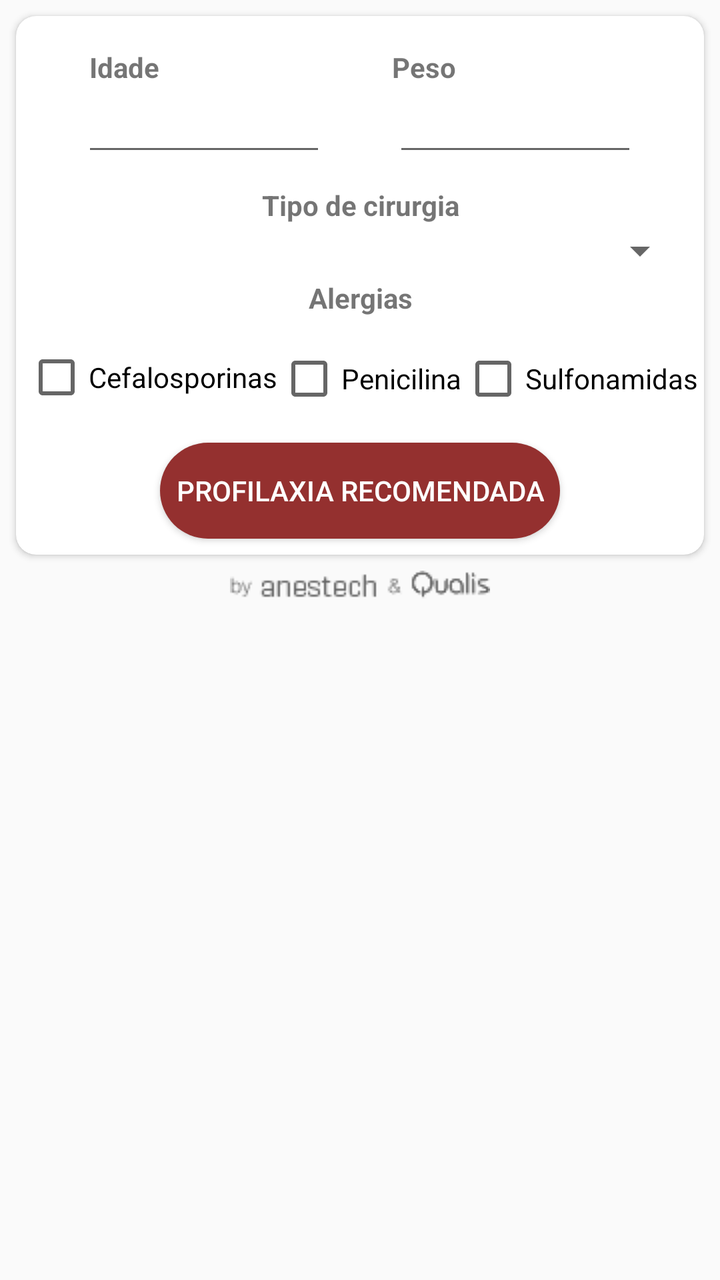
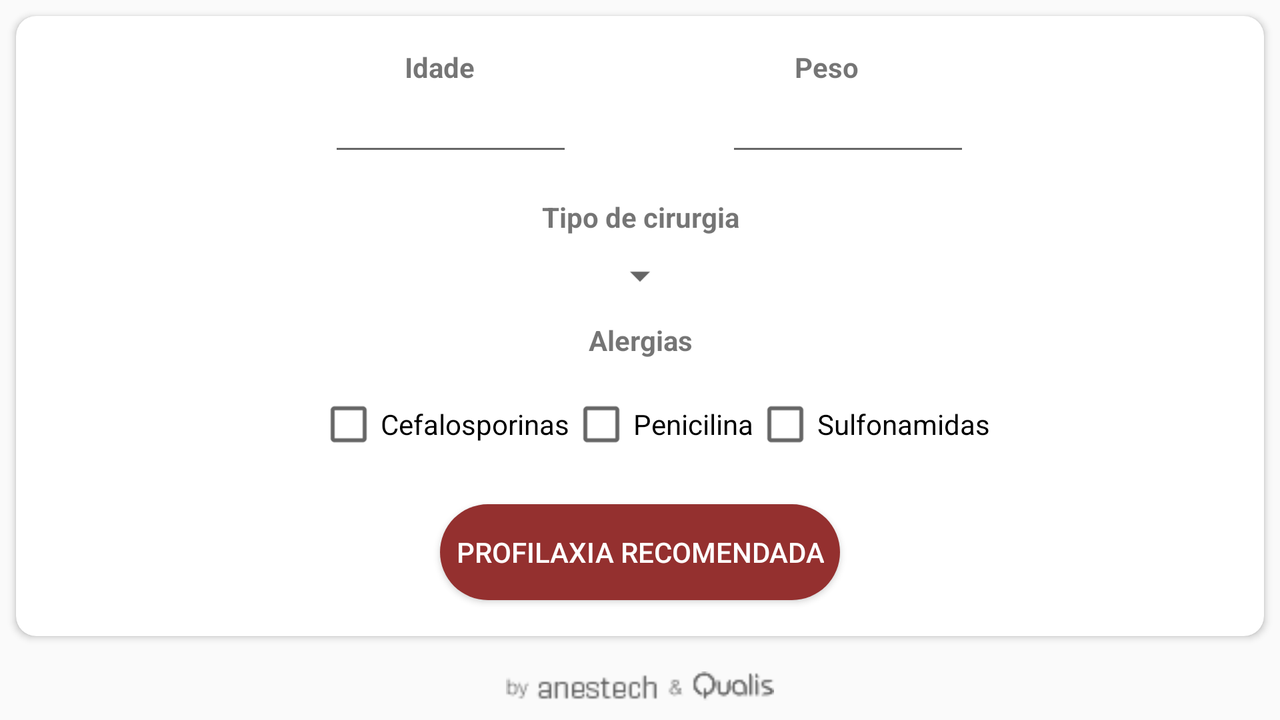

One screen, two layout resources from the same app: the default and the repository's alternative for another configuration. Each is rendered where Android would select it; the XML of both is given below.
<!-- AndroidManifest.xml: application theme AppTheme -->
<!-- res/layout/fragment_lancamento.xml -->
<?xml version="1.0" encoding="utf-8"?>
<LinearLayout xmlns:app="http://schemas.android.com/apk/res-auto"
    xmlns:tools="http://schemas.android.com/tools"
    xmlns:android="http://schemas.android.com/apk/res/android"
    android:layout_height="match_parent"
    android:layout_width="match_parent"
    android:orientation="vertical"
    >
<android.support.v7.widget.CardView
    android:id="@+id/antibiotico_result_fragment"
    android:background="@color/cardview_light_background"
    tools:context="br.com.anestech.axatb_droid.fragments.AntibioticoResultFragment"
    android:layout_width="match_parent"
    android:layout_height="wrap_content"
    android:layout_margin="8dp"
    app:cardCornerRadius="10dp">

    <android.support.constraint.ConstraintLayout
        android:layout_width="match_parent"
        android:layout_height="match_parent"
        app:layout_behavior="@string/appbar_scrolling_view_behavior">

        <TextView
            android:id="@+id/txt_idade_paciente"
            android:layout_width="wrap_content"
            android:layout_height="wrap_content"
            android:layout_marginBottom="8dp"
            android:layout_marginEnd="8dp"
            android:layout_marginStart="4dp"
            android:text="@string/age"
            android:textStyle="bold"
            app:layout_constraintBottom_toBottomOf="parent"
            app:layout_constraintEnd_toEndOf="parent"
            app:layout_constraintHorizontal_bias="0.11"
            app:layout_constraintStart_toStartOf="parent"
            app:layout_constraintTop_toTopOf="parent"
            app:layout_constraintVertical_bias="0.066" />

        <TextView
            android:id="@+id/txt_peso_paciente"
            android:layout_width="wrap_content"
            android:layout_height="wrap_content"
            android:layout_marginEnd="8dp"
            android:layout_marginStart="10dp"
            android:layout_marginTop="8dp"
            android:text="@string/weight"
            android:textStyle="bold"
            app:layout_constraintBottom_toBottomOf="@+id/txt_idade_paciente"
            app:layout_constraintEnd_toEndOf="parent"
            app:layout_constraintHorizontal_bias="0.479"
            app:layout_constraintStart_toEndOf="@+id/txt_idade_paciente"
            app:layout_constraintTop_toTopOf="@+id/txt_idade_paciente"
            app:layout_constraintVertical_bias="1.0"
            android:layout_marginLeft="10dp"
            android:layout_marginRight="8dp" />

        <EditText
            android:id="@+id/edt_idade_paciente"
            android:layout_width="122dp"
            android:layout_height="40dp"
            android:layout_marginBottom="8dp"
            android:layout_marginEnd="8dp"
            android:layout_marginStart="8dp"
            android:ems="10"
            android:inputType="numberSigned"
            app:layout_constraintBottom_toBottomOf="parent"
            app:layout_constraintEnd_toEndOf="parent"
            app:layout_constraintHorizontal_bias="0.121"
            app:layout_constraintStart_toStartOf="parent"
            app:layout_constraintTop_toBottomOf="@+id/txt_idade_paciente"
            app:layout_constraintVertical_bias="0.0" />

        <EditText
            android:id="@+id/edt_peso_paciente"
            android:layout_width="122dp"
            android:layout_height="40dp"
            android:layout_marginBottom="8dp"
            android:layout_marginEnd="8dp"
            android:layout_marginStart="8dp"
            android:layout_weight="0.5"
            android:inputType="numberDecimal"
            app:layout_constraintBottom_toBottomOf="parent"
            app:layout_constraintEnd_toEndOf="parent"
            app:layout_constraintStart_toEndOf="@+id/edt_idade_paciente"
            app:layout_constraintTop_toBottomOf="@+id/txt_idade_paciente"
            app:layout_constraintVertical_bias="0.0" />


        <TextView
            android:id="@+id/txt_tipo_cirurgia"
            android:layout_width="wrap_content"
            android:layout_height="wrap_content"
            android:layout_marginBottom="8dp"
            android:layout_marginEnd="8dp"
            android:layout_marginStart="8dp"
            android:layout_marginTop="10dp"
            android:layout_weight="0.5"
            android:gravity="center"
            android:text="@string/type_surgery"
            android:textStyle="bold"
            app:layout_constraintBottom_toBottomOf="parent"
            app:layout_constraintEnd_toEndOf="parent"
            app:layout_constraintStart_toStartOf="parent"
            app:layout_constraintTop_toBottomOf="@+id/edt_idade_paciente"
            app:layout_constraintVertical_bias="0.0" />

        <Spinner
            android:id="@+id/spinner_type_surgery"
            android:layout_width="0dp"
            android:layout_height="wrap_content"
            android:layout_marginBottom="8dp"
            android:layout_marginEnd="8dp"
            android:layout_marginStart="8dp"
            app:layout_constraintBottom_toBottomOf="parent"
            app:layout_constraintEnd_toEndOf="parent"
            app:layout_constraintStart_toStartOf="parent"
            app:layout_constraintTop_toBottomOf="@+id/txt_tipo_cirurgia"
            app:layout_constraintVertical_bias="0.00999999" />

        <TextView
            android:id="@+id/txt_alergias"
            android:layout_width="wrap_content"
            android:layout_height="wrap_content"
            android:layout_marginBottom="8dp"
            android:layout_marginEnd="8dp"
            android:layout_marginStart="8dp"
            android:gravity="center"
            android:text="@string/allergies"
            android:textStyle="bold"
            app:layout_constraintBottom_toBottomOf="parent"
            app:layout_constraintEnd_toEndOf="parent"
            app:layout_constraintStart_toStartOf="parent"
            app:layout_constraintTop_toBottomOf="@+id/spinner_type_surgery"
            app:layout_constraintVertical_bias="0.019" />


        <CheckBox
            android:id="@+id/ckb_allergy_cefalosporinas"
            android:layout_width="wrap_content"
            android:layout_height="wrap_content"
            android:layout_marginBottom="8dp"
            android:layout_marginEnd="8dp"
            android:layout_marginTop="8dp"
            android:layout_weight="1"
            android:paddingLeft="0dp"
            android:paddingStart="0dp"
            android:text="@string/allergy_cephalosporins"
            app:layout_constraintBottom_toBottomOf="parent"
            app:layout_constraintEnd_toEndOf="parent"
            app:layout_constraintHorizontal_bias="0.02"
            app:layout_constraintStart_toStartOf="parent"
            app:layout_constraintTop_toBottomOf="@+id/txt_alergias"
            app:layout_constraintVertical_bias="0.088" />

        <CheckBox
            android:id="@+id/ckb_allergy_penicillin"
            android:layout_width="wrap_content"
            android:layout_height="wrap_content"
            android:layout_marginBottom="8dp"
            android:layout_marginEnd="8dp"
            android:layout_marginTop="8dp"
            android:layout_weight="1"
            android:text="Penicilina"
            app:layout_constraintBottom_toBottomOf="parent"
            app:layout_constraintEnd_toEndOf="parent"
            app:layout_constraintHorizontal_bias="0.0"
            app:layout_constraintStart_toEndOf="@+id/ckb_allergy_cefalosporinas"
            app:layout_constraintTop_toBottomOf="@+id/txt_alergias"
            app:layout_constraintVertical_bias="0.096"
            android:layout_marginRight="8dp" />

        <CheckBox
            android:id="@+id/ckb_allergy_sulfonamides"
            android:layout_width="wrap_content"
            android:layout_height="wrap_content"
            android:layout_marginBottom="8dp"
            android:layout_marginEnd="8dp"
            android:layout_weight="1"
            android:text="Sulfonamidas"
            app:layout_constraintBottom_toBottomOf="parent"
            app:layout_constraintEnd_toEndOf="parent"
            app:layout_constraintHorizontal_bias="0.0"
            app:layout_constraintStart_toEndOf="@+id/ckb_allergy_penicillin"
            app:layout_constraintTop_toTopOf="@+id/ckb_allergy_penicillin"
            app:layout_constraintVertical_bias="0.0"
            android:layout_marginRight="8dp" />

        <Button
            android:id="@+id/btn_profilaxia_recomendada"
            android:layout_width="wrap_content"
            android:layout_height="wrap_content"
            android:layout_gravity="center_horizontal"
            android:layout_marginBottom="8dp"
            android:layout_marginEnd="8dp"
            android:layout_marginStart="8dp"
            android:layout_marginTop="16dp"
            android:background="@drawable/botao_customizado"
            android:padding="8dp"
            android:text="Profilaxia Recomendada"
            android:textColor="@color/white"
            app:layout_constraintBottom_toBottomOf="parent"
            app:layout_constraintEnd_toEndOf="parent"
            app:layout_constraintStart_toStartOf="parent"
            app:layout_constraintTop_toBottomOf="@+id/ckb_allergy_penicillin"
            app:layout_constraintVertical_bias="1.0" />

    </android.support.constraint.ConstraintLayout>

</android.support.v7.widget.CardView>

    <android.support.constraint.ConstraintLayout
        android:layout_width="match_parent"
        android:layout_height="match_parent"
        app:layout_behavior="@string/appbar_scrolling_view_behavior">

        <ImageView
            android:id="@+id/imageView4"
            android:layout_width="wrap_content"
            android:layout_height="wrap_content"
            android:layout_marginBottom="8dp"
            android:layout_marginEnd="8dp"
            android:layout_marginStart="8dp"
            android:src="@drawable/home_by_anestech"
            app:layout_constraintBottom_toBottomOf="parent"
            app:layout_constraintEnd_toEndOf="parent"
            app:layout_constraintStart_toStartOf="parent"
            app:layout_constraintTop_toTopOf="parent"
            app:layout_constraintVertical_bias="0.0" />
    </android.support.constraint.ConstraintLayout>
</LinearLayout>
<!-- resources referenced by this layout -->
<resources>
  <color name="white">#fff</color>
  <!-- drawable botao_customizado (drawable) -->
  <?xml version="1.0" encoding="utf-8"?>
  <shape xmlns:android="http://schemas.android.com/apk/res/android"
      android:shape="rectangle"
      >
  
      <corners
          android:radius="30dp"
          />
  
      <solid
          android:color="@color/primary"
          />
  
      <stroke
          android:width="0dp"
          android:color="@android:color/background_dark"
          />
  </shape>
  <!-- drawable home_by_anestech: png bitmap (drawable, 2000 bytes) -->
  <string name="age">Idade</string>
  <string name="allergies">Alergias</string>
  <string name="allergy_cephalosporins">Cefalosporinas</string>
  <string name="type_surgery">Tipo de cirurgia</string>
  <string name="weight"> Peso</string>
  <style name="AppTheme" parent="BaseAppTheme" />
  <color name="primary">#94302f</color>
  <style name="BaseAppTheme" parent="Theme.AppCompat.Light.NoActionBar">
          
          <item name="colorPrimary">@color/primary</item>
          
          <item name="colorPrimaryDark">@color/primary_dark</item>
          
          <item name="colorAccent">@color/accent</item>
          
          <item name="colorControlHighlight">@color/control_highlight</item>
      </style>
  <color name="primary_dark">#760707</color>
  <color name="accent">#760707</color>25
  <color name="control_highlight">#B3E5FC</color>
</resources>
<!-- res/layout-land/fragment_lancamento.xml (the repository's variant of the layout above) -->
<!-- drawn on the phone turned sideways -->
<?xml version="1.0" encoding="utf-8"?>
<ScrollView xmlns:app="http://schemas.android.com/apk/res-auto"
    xmlns:tools="http://schemas.android.com/tools"
    xmlns:android="http://schemas.android.com/apk/res/android"
    android:layout_width="match_parent"
    android:layout_height="match_parent" >

    <LinearLayout
        android:layout_height="match_parent"
        android:layout_width="match_parent"
        android:orientation="vertical"
        >

<android.support.v7.widget.CardView xmlns:app="http://schemas.android.com/apk/res-auto"
    xmlns:tools="http://schemas.android.com/tools"
    xmlns:android="http://schemas.android.com/apk/res/android"
    android:id="@+id/antibiotico_result_fragment"
    android:background="@color/cardview_light_background"
    tools:context="br.com.anestech.axatb_droid.fragments.AntibioticoResultFragment"
    android:layout_width="match_parent"
    android:layout_height="wrap_content"
    android:layout_margin="8dp"
    app:cardCornerRadius="10dp">
    <android.support.constraint.ConstraintLayout
        android:layout_width="match_parent"
        android:layout_height="match_parent"
        app:layout_behavior="@string/appbar_scrolling_view_behavior">

        <TextView
            android:id="@+id/txt_idade_paciente"
            android:layout_width="wrap_content"
            android:layout_height="wrap_content"
            android:layout_marginBottom="8dp"
            android:layout_marginEnd="8dp"
            android:layout_marginStart="4dp"
            android:layout_marginTop="8dp"
            android:text="@string/age"
            android:textStyle="bold"
            app:layout_constraintBottom_toBottomOf="parent"
            app:layout_constraintEnd_toEndOf="parent"
            app:layout_constraintHorizontal_bias="0.33"
            app:layout_constraintStart_toStartOf="parent"
            app:layout_constraintTop_toTopOf="parent"
            app:layout_constraintVertical_bias="0.029" />

        <TextView
            android:id="@+id/txt_peso_paciente"
            android:layout_width="wrap_content"
            android:layout_height="wrap_content"
            android:layout_marginEnd="8dp"
            android:layout_marginStart="10dp"
            android:layout_marginTop="8dp"
            android:text="@string/weight"
            android:textStyle="bold"
            app:layout_constraintBottom_toBottomOf="@+id/txt_idade_paciente"
            app:layout_constraintEnd_toEndOf="parent"
            app:layout_constraintHorizontal_bias="0.435"
            app:layout_constraintStart_toEndOf="@+id/txt_idade_paciente"
            app:layout_constraintTop_toTopOf="@+id/txt_idade_paciente"
            app:layout_constraintVertical_bias="1.0"
            android:layout_marginLeft="10dp"
            android:layout_marginRight="8dp" />

        <EditText
            android:id="@+id/edt_idade_paciente"
            android:layout_width="122dp"
            android:layout_height="40dp"
            android:layout_marginBottom="8dp"
            android:layout_marginEnd="8dp"
            android:layout_marginStart="8dp"
            android:ems="10"
            android:inputType="numberSigned"
            app:layout_constraintBottom_toBottomOf="parent"
            app:layout_constraintEnd_toEndOf="parent"
            app:layout_constraintHorizontal_bias="0.305"
            app:layout_constraintStart_toStartOf="parent"
            app:layout_constraintTop_toBottomOf="@+id/txt_idade_paciente"
            app:layout_constraintVertical_bias="0.0" />

        <EditText
            android:id="@+id/edt_peso_paciente"
            android:layout_width="122dp"
            android:layout_height="40dp"
            android:layout_marginBottom="8dp"
            android:layout_marginEnd="8dp"
            android:layout_marginStart="8dp"
            android:layout_weight="0.5"
            android:inputType="numberDecimal"
            app:layout_constraintBottom_toBottomOf="parent"
            app:layout_constraintEnd_toEndOf="parent"
            app:layout_constraintHorizontal_bias="0.331"
            app:layout_constraintStart_toEndOf="@+id/edt_idade_paciente"
            app:layout_constraintTop_toBottomOf="@+id/txt_idade_paciente"
            app:layout_constraintVertical_bias="0.0" />


        <TextView
            android:id="@+id/txt_tipo_cirurgia"
            android:layout_width="wrap_content"
            android:layout_height="wrap_content"
            android:layout_marginBottom="12dp"
            android:layout_marginEnd="8dp"
            android:layout_marginStart="8dp"
            android:layout_marginTop="16dp"
            android:layout_weight="0.5"
            android:gravity="center"
            android:text="@string/type_surgery"
            android:textStyle="bold"
            app:layout_constraintBottom_toBottomOf="parent"
            app:layout_constraintEnd_toEndOf="parent"
            app:layout_constraintStart_toStartOf="parent"
            app:layout_constraintTop_toBottomOf="@+id/edt_idade_paciente"
            app:layout_constraintVertical_bias="0.0" />

        <Spinner
            android:id="@+id/spinner_type_surgery"
            android:layout_width="wrap_content"
            android:layout_height="wrap_content"
            android:layout_marginBottom="8dp"
            android:layout_marginEnd="8dp"
            android:layout_marginStart="8dp"
            android:layout_marginTop="8dp"
            app:layout_constraintBottom_toBottomOf="parent"
            app:layout_constraintEnd_toEndOf="parent"
            app:layout_constraintStart_toStartOf="parent"
            app:layout_constraintTop_toBottomOf="@+id/txt_tipo_cirurgia"
            app:layout_constraintVertical_bias="0.0" />

        <TextView
            android:id="@+id/txt_alergias"
            android:layout_width="wrap_content"
            android:layout_height="wrap_content"
            android:layout_marginBottom="8dp"
            android:layout_marginEnd="8dp"
            android:layout_marginStart="8dp"
            android:layout_marginTop="8dp"
            android:gravity="center"
            android:text="@string/allergies"
            android:textStyle="bold"
            app:layout_constraintBottom_toBottomOf="parent"
            app:layout_constraintEnd_toEndOf="parent"
            app:layout_constraintStart_toStartOf="parent"
            app:layout_constraintTop_toBottomOf="@+id/spinner_type_surgery"
            app:layout_constraintVertical_bias="0.019" />

        <CheckBox
            android:id="@+id/ckb_allergy_cefalosporinas"
            android:layout_width="wrap_content"
            android:layout_height="wrap_content"
            android:layout_marginBottom="8dp"
            android:layout_marginEnd="8dp"
            android:layout_marginStart="2dp"
            android:layout_marginTop="8dp"
            android:layout_weight="1"
            android:paddingLeft="0dp"
            android:paddingStart="0dp"
            android:text="@string/allergy_cephalosporins"
            app:layout_constraintBottom_toBottomOf="parent"
            app:layout_constraintEnd_toEndOf="parent"
            app:layout_constraintHorizontal_bias="0.304"
            app:layout_constraintStart_toStartOf="parent"
            app:layout_constraintTop_toBottomOf="@+id/txt_alergias"
            app:layout_constraintVertical_bias="0.097" />

        <CheckBox
            android:id="@+id/ckb_allergy_penicillin"
            android:layout_width="wrap_content"
            android:layout_height="wrap_content"
            android:layout_marginBottom="8dp"
            android:layout_marginEnd="8dp"
            android:layout_marginTop="8dp"
            android:layout_weight="1"
            android:text="Penicilina"
            app:layout_constraintBottom_toBottomOf="parent"
            app:layout_constraintEnd_toEndOf="parent"
            app:layout_constraintHorizontal_bias="0.0"
            app:layout_constraintStart_toEndOf="@+id/ckb_allergy_cefalosporinas"
            app:layout_constraintTop_toBottomOf="@+id/txt_alergias"
            app:layout_constraintVertical_bias="0.096"
            android:layout_marginRight="8dp" />

        <CheckBox
            android:id="@+id/ckb_allergy_sulfonamides"
            android:layout_width="wrap_content"
            android:layout_height="wrap_content"
            android:layout_marginBottom="8dp"
            android:layout_marginEnd="8dp"
            android:layout_weight="1"
            android:text="Sulfonamidas"
            app:layout_constraintBottom_toBottomOf="parent"
            app:layout_constraintEnd_toEndOf="parent"
            app:layout_constraintHorizontal_bias="0.0"
            app:layout_constraintStart_toEndOf="@+id/ckb_allergy_penicillin"
            app:layout_constraintTop_toTopOf="@+id/ckb_allergy_penicillin"
            app:layout_constraintVertical_bias="0.0"
            android:layout_marginRight="8dp" />

        <Button
            android:id="@+id/btn_profilaxia_recomendada"
            android:layout_width="wrap_content"
            android:layout_height="wrap_content"
            android:layout_gravity="center_horizontal"
            android:layout_marginBottom="18dp"
            android:layout_marginEnd="8dp"
            android:layout_marginStart="8dp"
            android:layout_marginTop="24dp"
            android:background="@drawable/botao_customizado"
            android:padding="8dp"
            android:text="Profilaxia Recomendada"
            android:textColor="@color/white"
            app:layout_constraintBottom_toBottomOf="parent"
            app:layout_constraintEnd_toEndOf="parent"
            app:layout_constraintStart_toStartOf="parent"
            app:layout_constraintTop_toBottomOf="@+id/ckb_allergy_penicillin"
            app:layout_constraintVertical_bias="1.0" />

    </android.support.constraint.ConstraintLayout>
</android.support.v7.widget.CardView>

        <android.support.constraint.ConstraintLayout
            android:layout_width="match_parent"
            android:layout_height="match_parent">

            <ImageView
                android:id="@+id/imageView2"
                android:layout_width="134dp"
                android:layout_height="18dp"
                android:layout_marginBottom="8dp"
                android:layout_marginEnd="8dp"
                android:layout_marginStart="8dp"
                android:layout_marginTop="8dp"
                app:layout_constraintBottom_toBottomOf="parent"
                app:layout_constraintEnd_toEndOf="parent"
                app:layout_constraintStart_toStartOf="parent"
                app:layout_constraintTop_toTopOf="parent"
                app:srcCompat="@drawable/home_by_anestech" />
        </android.support.constraint.ConstraintLayout>

    </LinearLayout>
</ScrollView>
